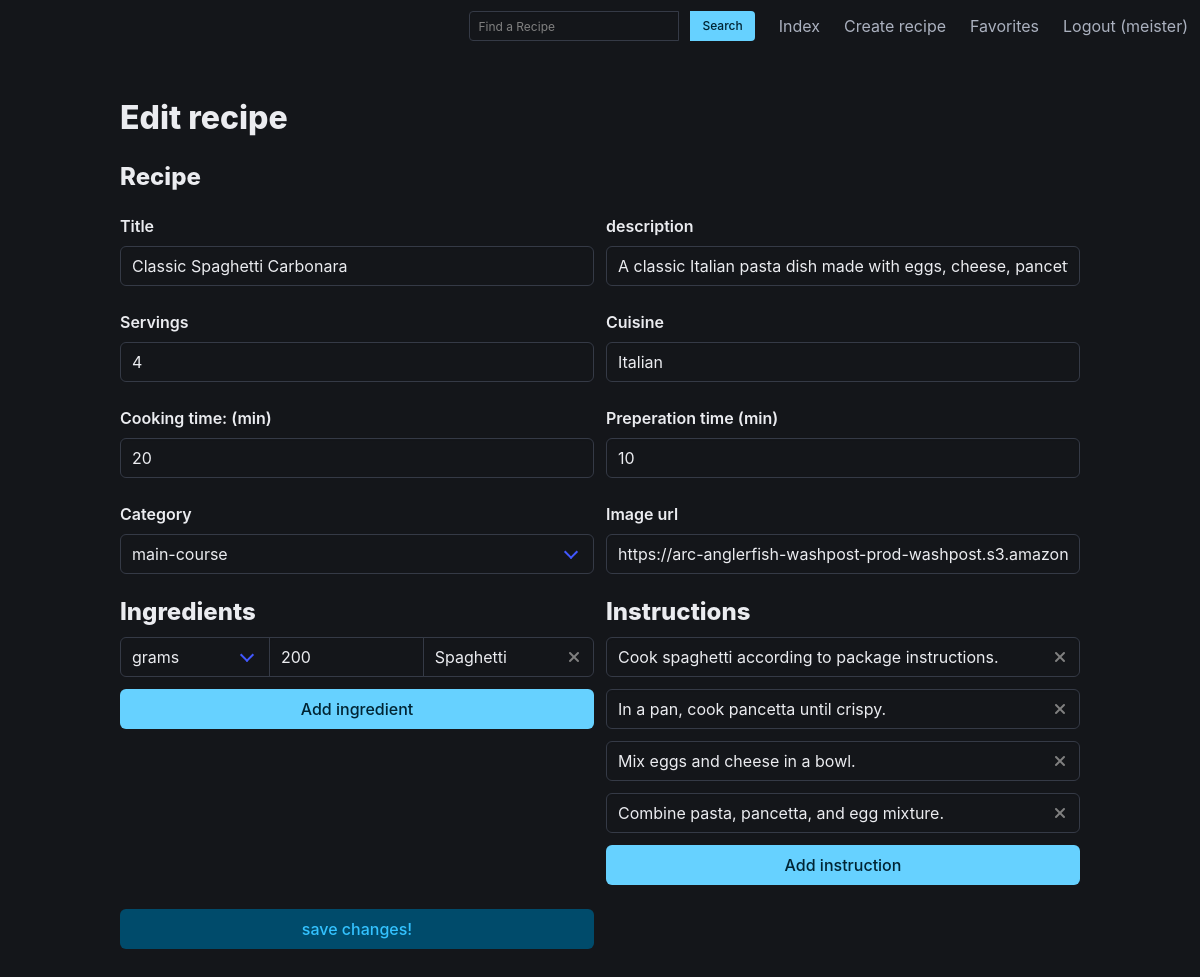
/recipe/1/edit (signed in), run on an earlier commit of the app's database.
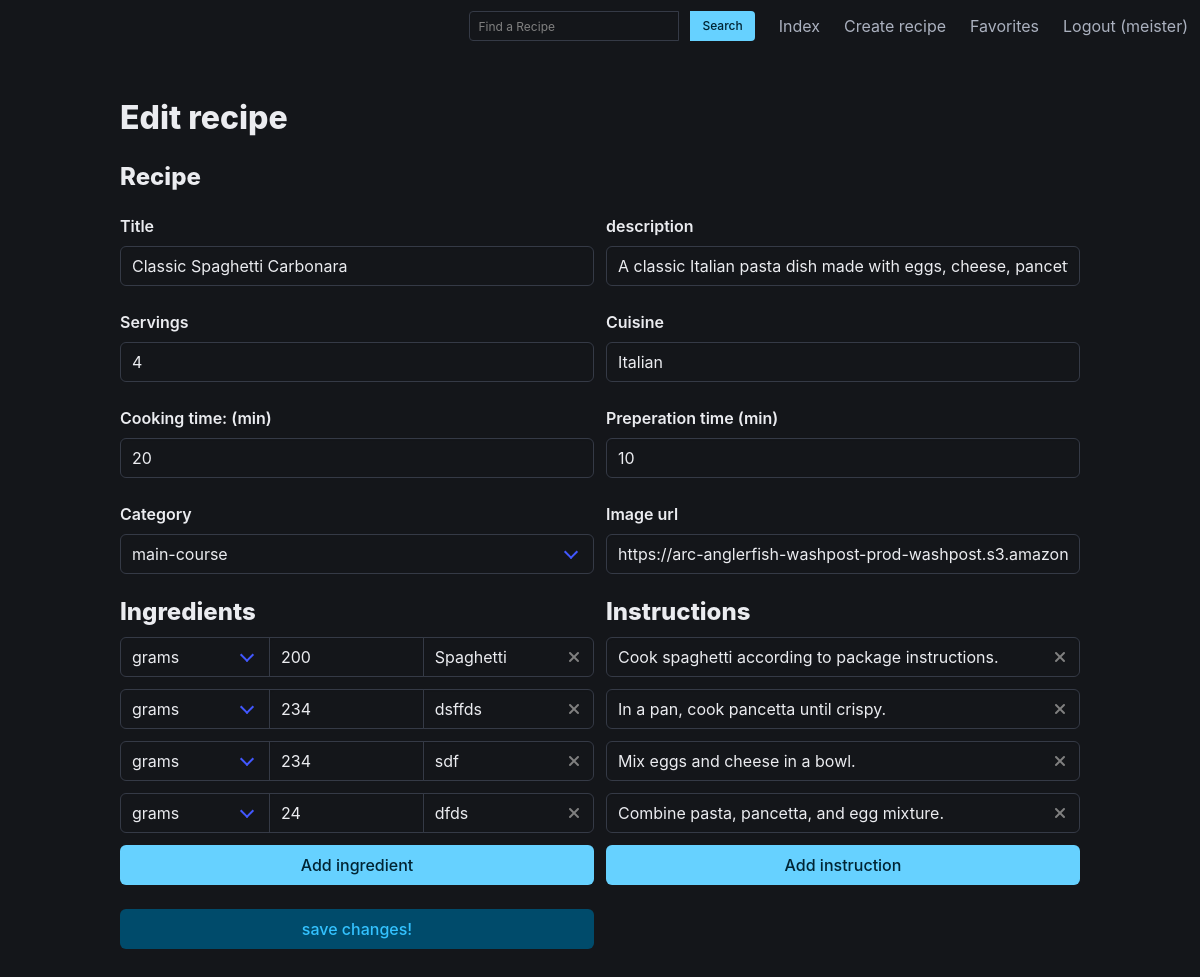
And on a later commit of the database.
### recipes/models.py (models this page shows, shortened)
class Ingredient(models.Model):
    recipe = models.ForeignKey(Recipe, on_delete=models.CASCADE)
    unit = models.CharField(max_length=15)
    amount = models.IntegerField()
    ingredient = models.CharField(max_length=100)

class Instruction(models.Model):
    recipe = models.ForeignKey(Recipe, on_delete=models.CASCADE)
    instruction_number = models.IntegerField()
    instruction = models.TextField()

### recipes/views.py (the view, shortened to what this page needs)
# urls.py: path("recipe/<int:recipe_id>/edit", views.editRecipe, name="editrecipe"),
def editRecipe(request, recipe_id):
    recipe = Recipe.objects.get(pk=recipe_id)
    if request.user == recipe.creator:
        ingredients = Ingredient.objects.filter(recipe=recipe)
        instructions = Instruction.objects.filter(recipe=recipe)
        return render(request, "recipes/new_recipe.html", {
            "action": "edit",
            "recipe": recipe,
            "ingredients": ingredients,
            "instructions": instructions
        })
    else:
        return HttpResponseRedirect(reverse("index"))

### recipes/templates/recipes/new_recipe.html (shortened to what the changed rows need)
{% extends 'recipes/layout.html' %}
{% load static %}
{% block body %}
<div class="container">
    {% if action == "edit" %}
    <h1 class="title is-3">Edit recipe</h1>
    {% else %}
    <h1 class="title is-3">Create a new recipe</h1>
    {% endif %}
    {% if action == "edit" %}
    <form action="{% url 'editrecipe' recipe.id %}" method="post">
        {% else %}
        <form action="{% url 'newrecipe' %}" method="post">
            {% endif %}
            <h2 class="title is-4">Recipe</h2>
            <div class="fixed-grid has-1-cols-mobile has-2-cols-desktop">
                <div class="grid">
                    <div class="field">
                        <h2 class="title is-4">Ingredients</h2>
                        <div class="field" id="ingredient-list">
                            {% for ingredient in ingredients %}
                            <div class="field has-addons ingredient-model ingredient-group">
                                <div class="control">
                                    <div class="select">
                                        <select name="unit[0]" value="{{ ingredient.unit }}">
                                            {% if action == "edit" %}
                                            <option value="{{ ingredient.unit }}">{{ ingredient.unit }}</option>
                                            {% endif %}
                                        </select>
                                    </div>
                                </div>
                                <div class="control">
                                    <input autocomplete="off" type="number" class="input" name="amount[0]" aria-label="Amount" placeholder="Amount" min="0" required value="{{ ingredient.amount }}">
                                </div>
                                <div class="control has-icons-right">
                                    <input autocomplete="off" type="text" class="input" name="ingredient[0]" aria-label="Ingredient" placeholder="Ingredient" required value="{{ ingredient.ingredient }}">
                                    <span class="icon is-small is-right destroy">
                                        <i class="fa-sharp fa-solid fa-xmark"></i>
                                    </span>
                                </div>
                            </div>
                            {% endfor %}
                        </div>
                    </div>
                    <div class="field">
                        <h2 class="title is-4">Instructions</h2>
                        <div class="field" id="instruction-list">
                            {% for instruction in instructions %}
                            <div class="field control has-icons-right drag-and-drop has-addons instruction-model" draggable="true">
                                <div class="control has-icons-right is-expanded">
                                    <input autocomplete="off" class="input" type="text" name="instruction[0]" aria-label="instruction" placeholder="Instruction" required value="{{ instruction.instruction }}">
                                    <span class="icon is-small is-right destroy">
                                        <i class="fa-sharp fa-solid fa-xmark"></i>
                                </div>
                            </div>
                            {% endfor %}
                        </div>
                    </div>
                </div>
            </div>
        </form>
</div>
{% endblock %}

What changed in the data, as far as the page shows it:
added Ingredient: unit "grams", amount "234", ingredient "dsffds"
added Ingredient: unit "grams", amount "234", ingredient "sdf"
added Ingredient: unit "grams", amount "24", ingredient "dfds"
